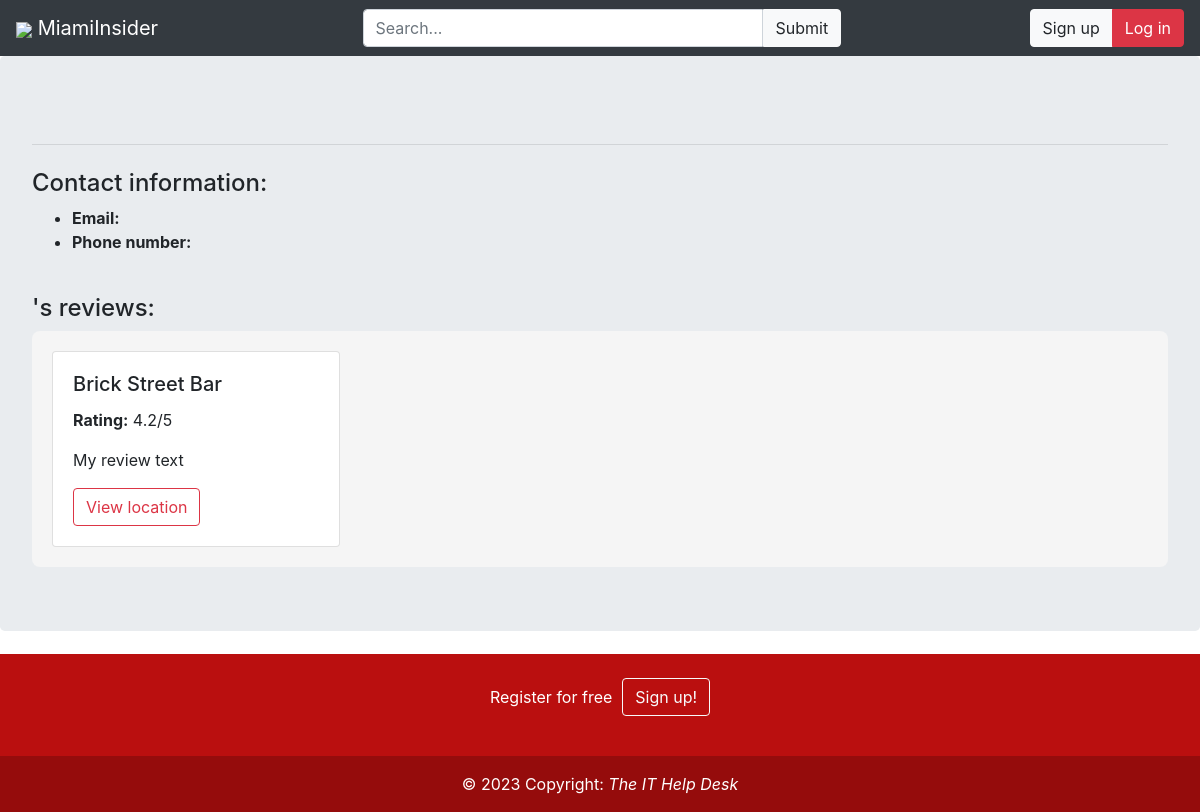
Before: /profile/1 with the older database file.
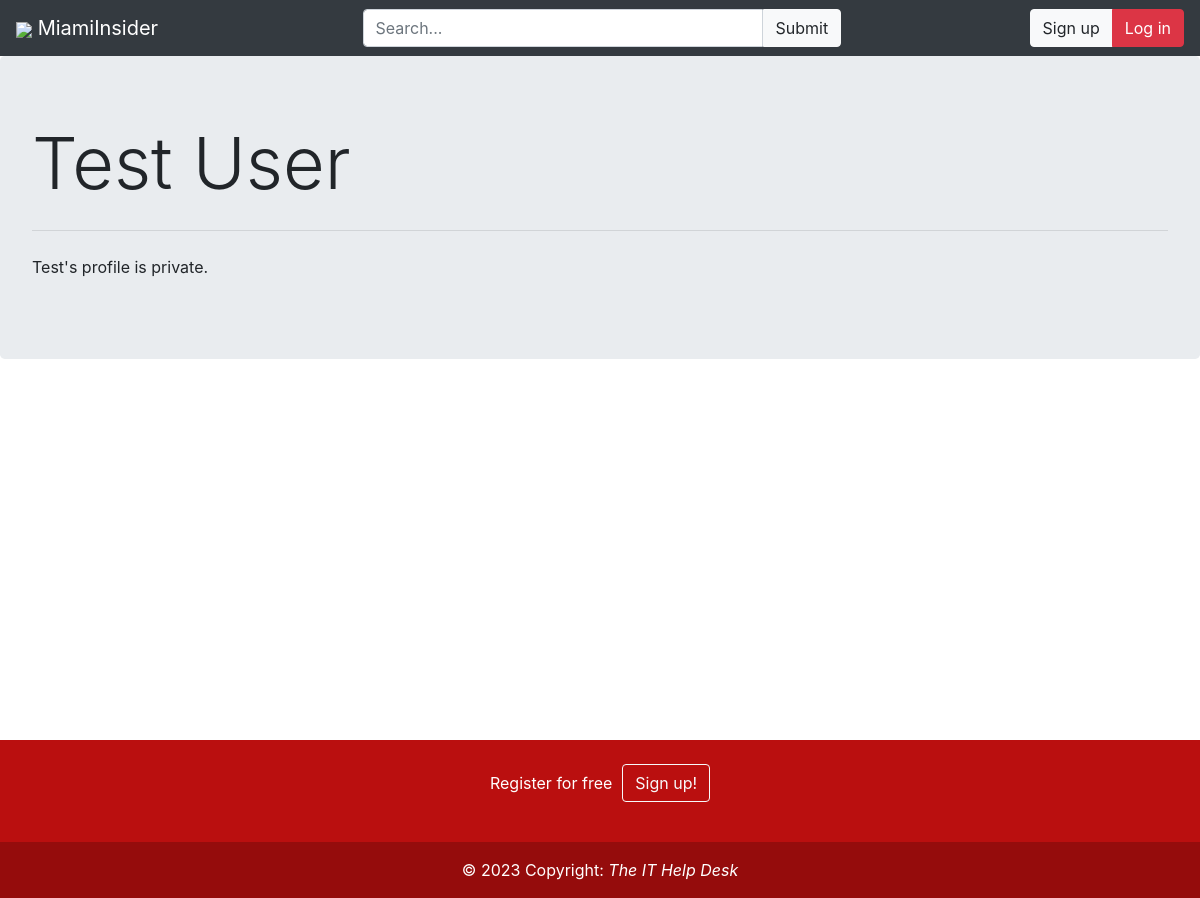
After: the same page with the newer database file.
### database/models.py (models this page shows, shortened)
class User(db.Model):
    __tablename__ = "users"
    id = db.Column(db.Integer, primary_key=True)
    first_name = db.Column(db.String(30), nullable=False)
    last_name = db.Column(db.String(30), nullable=False)
    email = db.Column(db.String(60), unique=True, nullable=False)
    password = db.Column(db.String, nullable=False)
    num_reviews = db.Column(db.Integer, nullable=False)
    phone = db.Column(db.String(14))
    private = db.Column(db.Boolean, nullable=False)

### __init__.py (the view)
@app.route('/profile/<int:id>')
def profile(id: int):
    user = User.query.filter_by(id=id).first()
    return render_template('profile.html', user=user, search_form=SearchForm())

### forms.py
class SearchForm(FlaskForm):
    query = StringField('Search...', validators=[DataRequired(), Length(min=2)])
    submit = SubmitField('Submit')

### templates/profile.html (shortened to what this page needs)
<!DOCTYPE html>
<html lang="en">
    <head>
        {% include 'utils/header-template.html' %}
    </head>
    <body>
        {% include 'utils/nav-template.html' %}
        <div class="jumbotron" {% if user.private %} style="margin-bottom: 381px;" {% else %} style="margin-bottom: 23px;" {% endif %}>
            <h2 class="display-3">{{ user.first_name }} {{ user.last_name }}</h2>
            <hr class="my-4">
            {% if user.private %}
                <p>{{user.first_name}}'s profile is private.</p>
            {% else %}
                <h4 class="display-6">Contact information:</h4>
                <ul>
                    <li><strong>Email:</strong> {{ user.email }}</li>
                    <li><strong>Phone number:</strong> {{ user.phone }}</li>
                </ul>
                <br>
                <h4 class="display-6">{{ user.first_name }}'s reviews:</h4>
                <div class="scroll-container suggested-container">
                    <div class="card" style="width: 18rem;">
                        <div class="card-body">
                            <h5 class="card-title">Brick Street Bar</h5>
                            <p><strong>Rating:</strong> 4.2/5</p>
                            <p class="card-text">My review text</p>
                            <a href="#" class="btn btn-outline-danger">View location</a>
                        </div>
                    </div>
                </div>
            {% endif %}
        </div>
        {% include 'utils/footer.html' %}
    </body>
</html>

Changed rows visible on the page:
added User: first_name "Test", last_name "User"
Other visible differences:
text no longer shown: "Contact information: Email: Phone number: 's reviews: Brick Street Bar Rating: 4.2/5 My review text View location"
text now shown: "'s profile is private."
